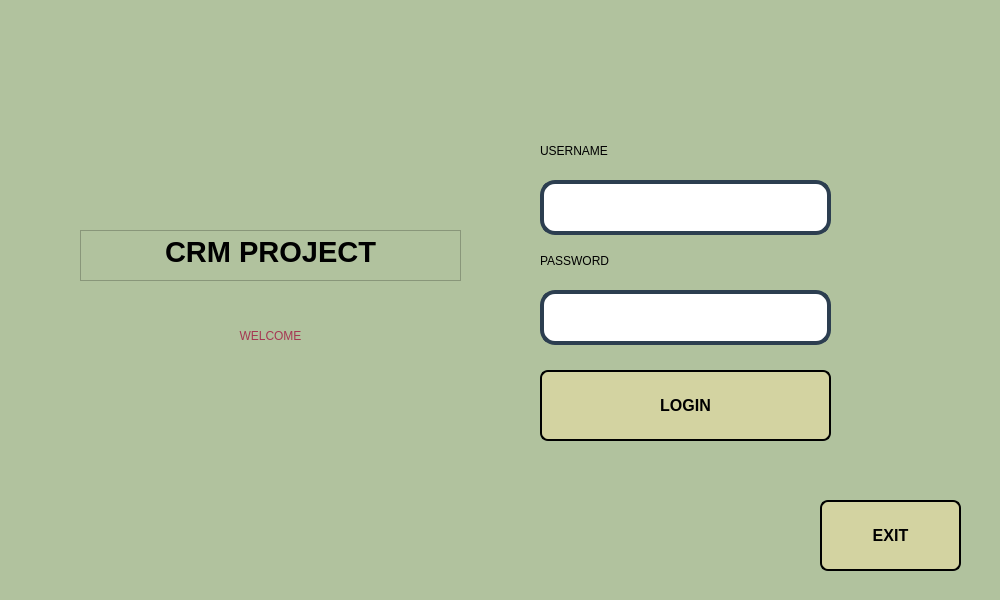
<?xml version="1.0" encoding="UTF-8"?>
<ui version="4.0">
 <class>Dialog</class>
 <widget class="QDialog" name="Dialog">
  <property name="geometry">
   <rect>
    <x>0</x>
    <y>0</y>
    <width>1000</width>
    <height>600</height>
   </rect>
  </property>
  <property name="windowTitle">
   <string>Dialog</string>
  </property>
  <property name="styleSheet">
   <string notr="true">background-color:rgb(177, 194, 158)</string>
  </property>
  <widget class="QLabel" name="label_4">
   <property name="geometry">
    <rect>
     <x>100</x>
     <y>310</y>
     <width>341</width>
     <height>51</height>
    </rect>
   </property>
   <property name="styleSheet">
    <string notr="true">font: 75 18pt &quot;MS Sans Serif&quot;;
color: rgb(165, 55, 82);</string>
   </property>
   <property name="text">
    <string>WELCOME</string>
   </property>
   <property name="alignment">
    <set>Qt::AlignCenter</set>
   </property>
  </widget>
  <widget class="QPushButton" name="pushButton_exit">
   <property name="geometry">
    <rect>
     <x>820</x>
     <y>500</y>
     <width>141</width>
     <height>71</height>
    </rect>
   </property>
   <property name="autoFillBackground">
    <bool>false</bool>
   </property>
   <property name="styleSheet">
    <string notr="true">
QPushButton {
    font-size: 16px;
    font-weight: bold;
    font-family: Arial;
    color: black; /* Siyah yazı rengi */
    background-color: #d3d3a1; /* Sarıya yakın gri arka plan rengi */
    border-radius: 8px; /* Köşe yuvarlama */
    padding: 8px; /* Küçük padding */
    border: 2px solid black; /* İnce siyah çerçeve */
    
    /* Gölgelendirme eklemek için: */
    box-shadow: 3px 3px 6px rgba(0, 0, 0, 0.3); /* Gölgenin boyutu ve rengi */
}

QPushButton:hover {
    background-color: #b0b072; /* Hover durumunda daha koyu sarımsı gri */
    /* Hover durumunda gölgeyi değiştirmek için */
    box-shadow: 5px 5px 10px rgba(0, 0, 0, 0.5); /* Hover sırasında daha belirgin gölge */
}</string>
   </property>
   <property name="text">
    <string>EXIT</string>
   </property>
  </widget>
  <widget class="QLineEdit" name="lineEdit_username">
   <property name="geometry">
    <rect>
     <x>540</x>
     <y>180</y>
     <width>291</width>
     <height>55</height>
    </rect>
   </property>
   <property name="styleSheet">
    <string notr="true">QLineEdit {
    font-size: 18px;
    font-family: Arial;
    color: #333;
    background-color: #fff;
    border: 4px solid #2c3e50;
    border-radius: 15px;
    padding: 10px;
    box-shadow: 5px 5px 10px rgba(0, 0, 0, 0.5);
}
QLineEdit:placeholder {
    color: rgba(150, 150, 150, 0.8);
    font-style: italic;
}</string>
   </property>
  </widget>
  <widget class="QLineEdit" name="lineEdit_password">
   <property name="geometry">
    <rect>
     <x>540</x>
     <y>290</y>
     <width>291</width>
     <height>55</height>
    </rect>
   </property>
   <property name="styleSheet">
    <string notr="true">QLineEdit {
    font-size: 18px;
    font-family: Arial;
    color: #333;
    background-color: #fff;
    border: 4px solid #2c3e50;
    border-radius: 15px;
    padding: 10px;
    box-shadow: 5px 5px 10px rgba(0, 0, 0, 0.5);
}
QLineEdit:placeholder {
    color: rgba(150, 150, 150, 0.8);
    font-style: italic;
}</string>
   </property>
   <property name="text">
    <string/>
   </property>
   <property name="echoMode">
    <enum>QLineEdit::Password</enum>
   </property>
  </widget>
  <widget class="QLabel" name="label">
   <property name="geometry">
    <rect>
     <x>540</x>
     <y>140</y>
     <width>191</width>
     <height>21</height>
    </rect>
   </property>
   <property name="styleSheet">
    <string notr="true">font: 75 14pt &quot;MS Shell Dlg 2&quot;;</string>
   </property>
   <property name="text">
    <string>USERNAME</string>
   </property>
  </widget>
  <widget class="QLabel" name="label_2">
   <property name="geometry">
    <rect>
     <x>540</x>
     <y>250</y>
     <width>141</width>
     <height>21</height>
    </rect>
   </property>
   <property name="styleSheet">
    <string notr="true">font: 75 14pt &quot;MS Shell Dlg 2&quot;;</string>
   </property>
   <property name="text">
    <string>PASSWORD</string>
   </property>
  </widget>
  <widget class="QPushButton" name="pushButton_login">
   <property name="geometry">
    <rect>
     <x>540</x>
     <y>370</y>
     <width>291</width>
     <height>71</height>
    </rect>
   </property>
   <property name="styleSheet">
    <string notr="true">
QPushButton {
    font-size: 16px;
    font-weight: bold;
    font-family: Arial;
    color: black; /* Siyah yazı rengi */
    background-color: #d3d3a1; /* Sarıya yakın gri arka plan rengi */
    border-radius: 8px; /* Köşe yuvarlama */
    padding: 8px; /* Küçük padding */
    border: 2px solid black; /* İnce siyah çerçeve */
    
    /* Gölgelendirme eklemek için: */
    box-shadow: 3px 3px 6px rgba(0, 0, 0, 0.3); /* Gölgenin boyutu ve rengi */
}

QPushButton:hover {
    background-color: #b0b072; /* Hover durumunda daha koyu sarımsı gri */
    /* Hover durumunda gölgeyi değiştirmek için */
    box-shadow: 5px 5px 10px rgba(0, 0, 0, 0.5); /* Hover sırasında daha belirgin gölge */
}</string>
   </property>
   <property name="text">
    <string>LOGIN</string>
   </property>
  </widget>
  <widget class="QTextBrowser" name="textBrowser">
   <property name="geometry">
    <rect>
     <x>80</x>
     <y>230</y>
     <width>381</width>
     <height>51</height>
    </rect>
   </property>
   <property name="html">
    <string>&lt;!DOCTYPE HTML PUBLIC &quot;-//W3C//DTD HTML 4.0//EN&quot; &quot;http://www.w3.org/TR/REC-html40/strict.dtd&quot;&gt;
&lt;html&gt;&lt;head&gt;&lt;meta name=&quot;qrichtext&quot; content=&quot;1&quot; /&gt;&lt;style type=&quot;text/css&quot;&gt;
p, li { white-space: pre-wrap; }
&lt;/style&gt;&lt;/head&gt;&lt;body style=&quot; font-family:'MS Shell Dlg 2'; font-size:7.8pt; font-weight:400; font-style:normal;&quot;&gt;
&lt;p align=&quot;center&quot; style=&quot; margin-top:0px; margin-bottom:0px; margin-left:0px; margin-right:0px; -qt-block-indent:0; text-indent:0px;&quot;&gt;&lt;span style=&quot; font-size:22pt; font-weight:600;&quot;&gt;CRM PROJECT&lt;/span&gt;&lt;/p&gt;&lt;/body&gt;&lt;/html&gt;</string>
   </property>
  </widget>
 </widget>
 <resources/>
 <connections/>
</ui>
